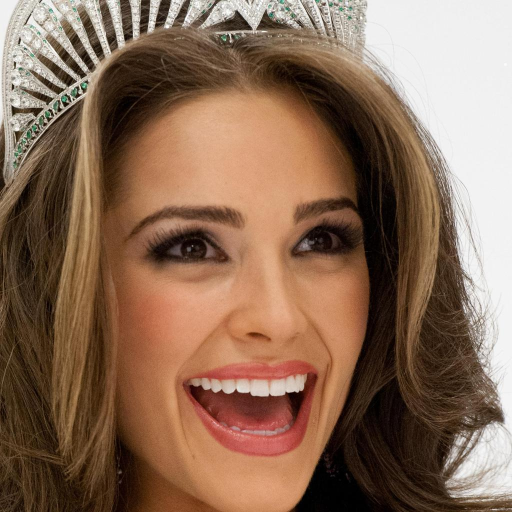
#> input picture 0.jpg, 1024 x 1024 px (shown at 1/2 size)
$ python image_processing02.py
#> lines starting #> are read from the running program, lines starting #| are printed output that depends on the picture; after the words box and inside, x2 and y2 are one past the last pixel; in counts of white or black regions, pixels touching at a corner belong together
import os
import numpy as np
from PIL import Image, ImageDraw, ImageFont
import matplotlib.pyplot as plt


def load_or_make_sample(image_path: str) -> Image.Image:
#> called with image_path = '0.jpg'
    if not image_path:
        raise ValueError("画像パスが指定されていません．")

    if not os.path.exists(image_path):
        raise FileNotFoundError(f"画像が見つかりません: {image_path}")

    img = Image.open(image_path).convert("RGB")
#> img is the input picture: PIL image 1024x1024 RGB; mean R, G, B 137.9, 107.6, 86.7
    return img


def to_grayscale_np(img: Image.Image) -> np.ndarray:
    return np.array(img.convert("L"), dtype=np.uint8)


def binarize(gray: np.ndarray, threshold: int = 128) -> np.ndarray:
    return np.where(gray >= threshold, 255, 0).astype(np.uint8)


def annotate_size(img: Image.Image, label: str) -> Image.Image:
    """画像にラベルとピクセル寸法を焼き込む（第三者向け証拠）"""
    out = img.copy().convert("RGB")
    draw = ImageDraw.Draw(out)

    w, h = out.size
    text = f"{label}  |  {w} x {h} px"

    try:
        font = ImageFont.truetype("DejaVuSans.ttf", 24)
    except:
        font = ImageFont.load_default()

    pad = 8
    bbox = draw.textbbox((0, 0), text, font=font)
    tw, th = bbox[2]-bbox[0], bbox[3]-bbox[1]
    x, y = 10, 10
    draw.rectangle([x-pad, y-pad, x+tw+pad, y+th+pad], fill=(0, 0, 0))
    draw.text((x, y), text, fill=(255, 255, 255), font=font)

    return out


def save_image(img, title):
    os.makedirs("image", exist_ok=True)

    filename = title.replace(" ", "_") + ".jpg"
    save_dir = os.path.join("image", "02")
    os.makedirs(save_dir, exist_ok=True)

    save_path = os.path.join(save_dir, filename)

    if isinstance(img, Image.Image):
        img.convert("RGB").save(save_path, quality=95)
    else:
        arr = np.asarray(img)
        if np.issubdtype(arr.dtype, np.floating):
            if arr.max() <= 1.0:
                arr = (arr * 255.0).clip(0, 255).astype(np.uint8)
            else:
                arr = arr.clip(0, 255).astype(np.uint8)
        else:
            arr = arr.astype(np.uint8)

        if arr.ndim == 2:
            Image.fromarray(arr, mode="L").save(save_path, quality=95)
        else:
            if arr.ndim == 3 and arr.shape[2] == 4:
                arr = arr[:, :, :3]
            Image.fromarray(arr, mode="RGB").save(save_path, quality=95)


def main():
    image_path = "0.jpg"

    img = load_or_make_sample(image_path)

    plt.figure()
    title = "Original"
    plt.title(title)
    plt.imshow(img)
    plt.axis("off")
    save_image(img, title)

    scale_up = img.resize((img.width * 2, img.height * 2), resample=Image.BICUBIC)
    scale_down = img.resize((img.width // 2, img.height // 2), resample=Image.BICUBIC)
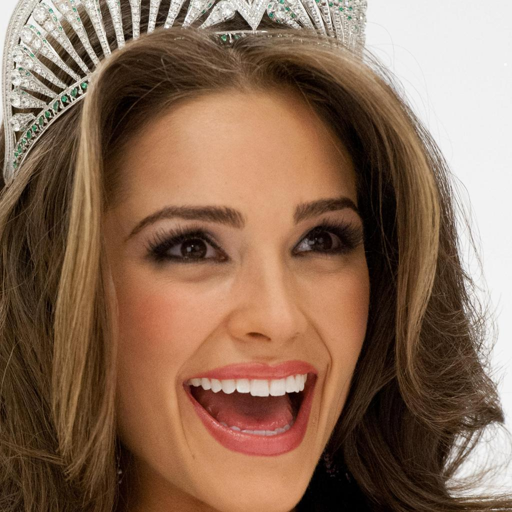
#> scale_down: PIL image 512x512 RGB; mean R, G, B 137.9, 107.6, 86.8

    plt.figure()
    title = "Scaled Up (x2)"
    plt.title(title)
    plt.imshow(scale_up)
    plt.axis("off")
    save_image(scale_up, title)

    plt.figure()
    title = "Scaled Down (half)"
    plt.title(title)
    plt.imshow(scale_down)
    plt.axis("off")
    save_image(scale_down, title)

    rotated_30 = img.rotate(30, resample=Image.BICUBIC, expand=True)
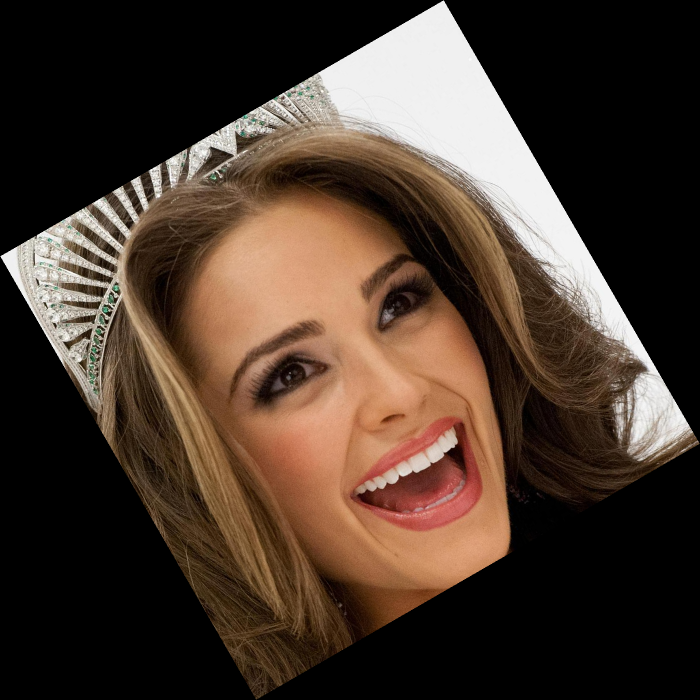
#> rotated_30: PIL image 1400x1400 RGB (shown at 1/2 size); mean R, G, B 73.5, 57.3, 46.2

    plt.figure()
    title = "Rotated 30 degrees"
    plt.title(title)
    plt.imshow(rotated_30)
    plt.axis("off")
    save_image(rotated_30, title)

    gray = to_grayscale_np(img)
#> in to_grayscale_np, `return np.array(img.convert("L"), dtype=np.uint8)`:
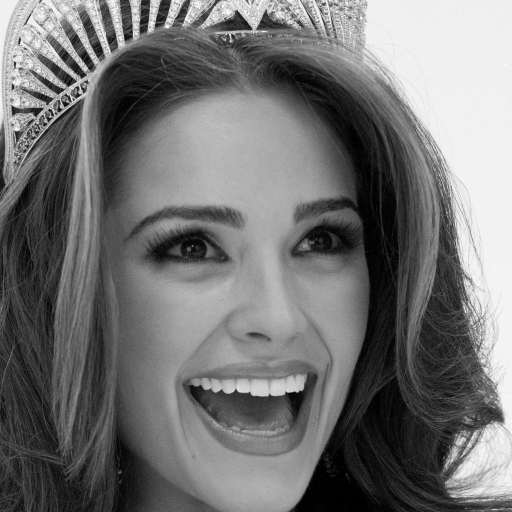
#> returned value: shape (1024, 1024) (shown at 1/2 size); min 0, max 255, mean 114.3
    binary = binarize(gray, threshold=128)
#> in binarize, `return np.where(gray >= threshold, 255, 0).astype(np.uint8)`:
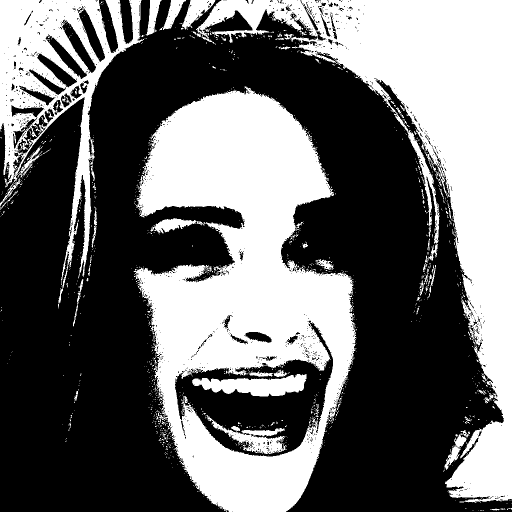
#> returned value: shape (1024, 1024) (shown at 1/2 size); 42.2% white; 1193 white regions (1116 under 20 px), largest, box (x1, y1, x2, y2) and area: (267, 173, 713, 1024) 201114, (392, 0, 1024, 1006) 167462, (0, 0, 288, 607) 50167

    plt.figure()
    title = "Binary (threshold=128)"
    plt.title(title)
    plt.imshow(binary, cmap="gray")
    plt.axis("off")
    save_image(binary, title)

    plt.show()

if __name__ == "__main__":
    main()

$ run again, with 1.jpg copied over 0.jpg
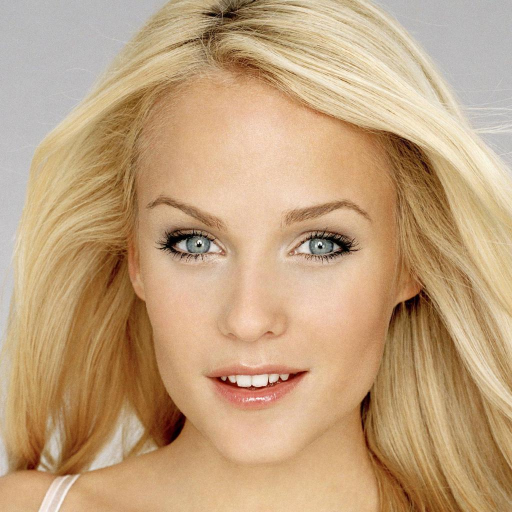
#> input picture 1.jpg, 1024 x 1024 px (shown at 1/2 size)
#> in load_or_make_sample, img is the input picture: PIL image 1024x1024 RGB; mean R, G, B 193.9, 161.9, 126
#> in main, `rotated_30 = img.rotate(30, resample=Image.BICUBIC, expand=True)`:
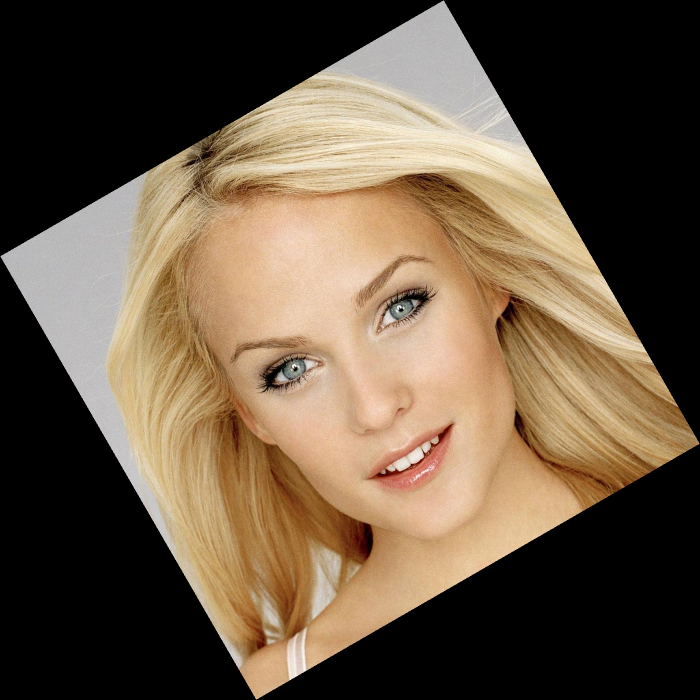
#> rotated_30: PIL image 1400x1400 RGB (shown at 1/2 size); mean R, G, B 103.5, 86.3, 67.1
#> in binarize, `return np.where(gray >= threshold, 255, 0).astype(np.uint8)`:
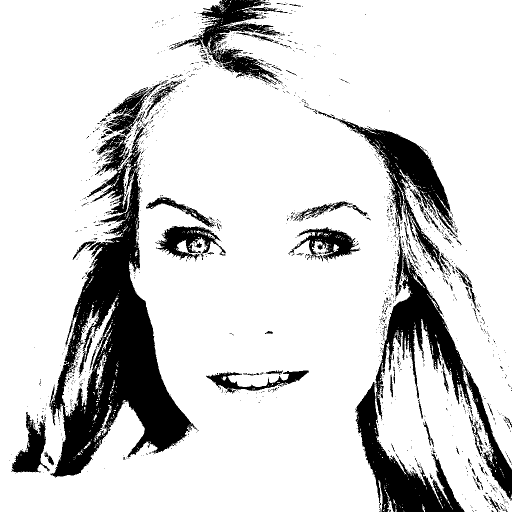
#> returned value: shape (1024, 1024) (shown at 1/2 size); 83.8% white; 1577 black regions (1462 under 20 px), largest, box (x1, y1, x2, y2) and area: (98, 160, 397, 956) 72614, (710, 506, 1024, 1024) 39374, (626, 219, 916, 549) 16246
